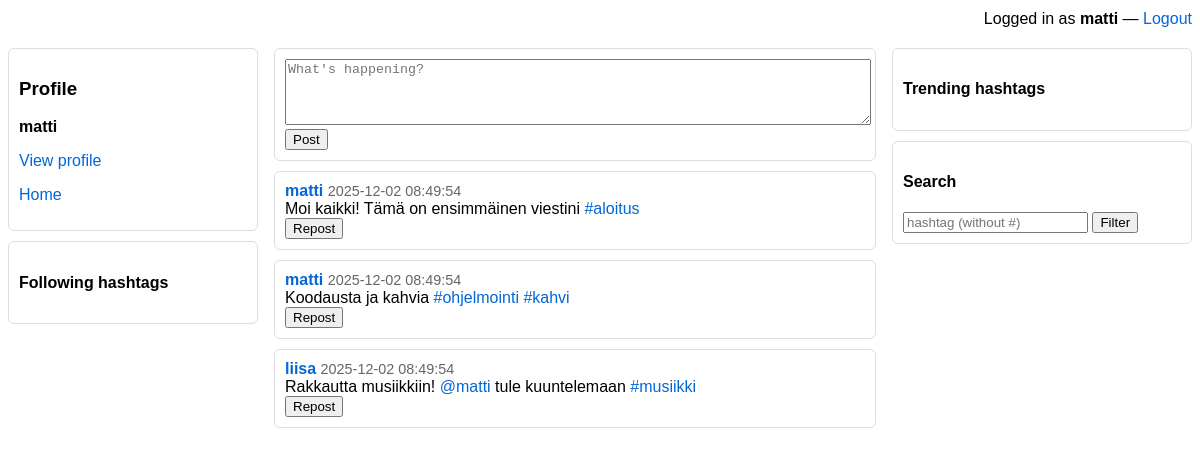
The page /iteration/index.php (signed in) on the database as committed earlier.
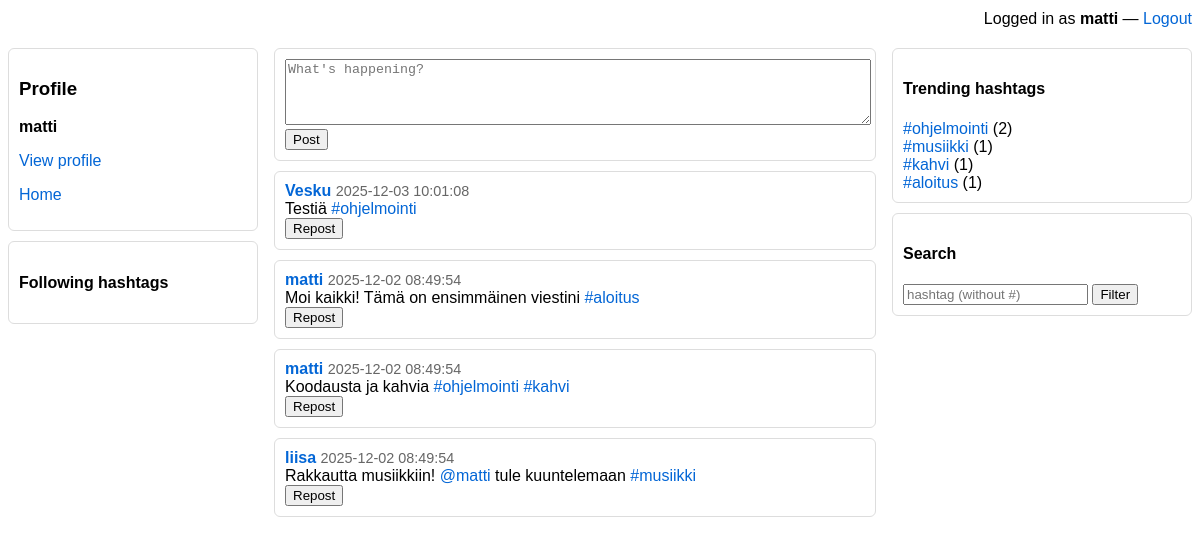
The same page on the database as committed later.
### tables this page shows
CREATE TABLE `posts` (
  `post_id` int(11) NOT NULL,
  `user_id` int(11) NOT NULL,
  `content` varchar(144) NOT NULL,
  `created_at` timestamp NOT NULL DEFAULT current_timestamp()
);

CREATE TABLE `users` (
  `user_id` int(11) NOT NULL,
  `username` varchar(50) NOT NULL,
  `email` varchar(100) NOT NULL,
  `password_hash` varchar(255) NOT NULL,
  `bio` text DEFAULT NULL,
  `profile_picture_url` varchar(255) DEFAULT NULL,
  `created_at` timestamp NOT NULL DEFAULT current_timestamp()
);

### iteration/config.php (called while the page is built, shortened)
<?php
function current_username() {
    return $_SESSION['username'] ?? null;
}
?>

### iteration/fetch_posts.php (the view, shortened to what this page needs)
<?php
require_once 'config.php';
$params = [];
$sql = "SELECT p.post_id, p.content, p.created_at, u.user_id, u.username, u.profile_picture_url
        FROM posts p
        JOIN users u ON p.user_id = u.user_id";
$sql .= " ORDER BY p.created_at DESC LIMIT 100";
if ($params) {
    $stmt = $mysqli->prepare($sql);
    $stmt->bind_param('s', $params[0]);
} else {
    $stmt = $mysqli->prepare($sql);
}
$stmt->execute();
$res = $stmt->get_result();
while ($row = $res->fetch_assoc()) {
    $u = htmlspecialchars($row['username']);
    $content = htmlspecialchars($row['content']);
    $content = preg_replace('/#([A-Za-z0-9_åäöÅÄÖ\-]+)/u', '<a href="index.php?hashtag=$1">#$1</a>', $content);
    $content = preg_replace('/@([A-Za-z0-9_]+)/', '<a href="profile.php?u=$1">@$1</a>', $content);
    echo "<div class='card'>
            <div class='card-header'><strong><a href='profile.php?u={$u}'>$u</a></strong> <small>{$row['created_at']}</small></div>
            <div class='card-body'>{$content}</div>
            <div class='card-actions'>
                <form method='post' action='repost.php' style='display:inline;'><input type='hidden' name='post_id' value='{$row['post_id']}'><button>Repost</button></form>
            </div>
          </div>";
}

### iteration/index.php (shortened to what this page needs)
<?php
require_once 'config.php';
$filterHashtag = $_GET['hashtag'] ?? null;
?>
<!doctype html>
<html>
<head>
</head>
<body>
<div style="max-width:1200px;margin:10px auto;text-align:right;">
    Logged in as <strong><?=htmlspecialchars(current_username())?></strong> — <a href="logout.php">Logout</a>
</div>
<div class="container">
  <div class="left">
    <div class="card">
      <h3>Profile</h3>
      <p><strong><?=htmlspecialchars(current_username())?></strong></p>
      <p><a href="profile.php?u=<?=urlencode(current_username())?>">View profile</a></p>
      <p><a href="index.php">Home</a></p>
    </div>
    <div class="card">
      <h4>Following hashtags</h4>
    </div>
  </div>
  <div>
    <div class="card">
      <form method="post" action="post.php">
        <textarea name="content" maxlength="144" placeholder="What's happening?"></textarea><br>
        <button>Post</button>
      </form>
    </div>
    <div id="feed">
      <?php include 'fetch_posts.php'; ?>
    </div>
  </div>
  <div class="right">
    <div class="card">
      <h4>Trending hashtags</h4>
      <?php
      $q = "SELECT h.tag_name, COUNT(*) AS cnt
      FROM post_hashtags ph
      INNER JOIN hashtags h ON ph.hashtag_id = h.hashtag_id
      WHERE h.tag_name <> ''
      GROUP BY h.tag_name
      HAVING cnt > 0
      ORDER BY cnt DESC
      LIMIT 10";
      $r = $mysqli->query($q);
      while ($row = $r->fetch_assoc()) {
          echo '<div><a href="index.php?hashtag='.urlencode($row['tag_name']).'">#'.htmlspecialchars($row['tag_name'])."</a> ({$row['cnt']})</div>";
      }
      ?>
    </div>
    <div class="card">
      <h4>Search</h4>
      <form method="get" action="index.php">
        <input name="hashtag" placeholder="hashtag (without #)" value="<?=htmlspecialchars($filterHashtag)?>">
        <button>Filter</button>
      </form>
    </div>
  </div>
</div>
</body>
</html>

### iteration/index.php (style rules this page uses)
:root { font-family:Arial,Helvetica,sans-serif }
.container { display:grid; grid-template-columns: 250px 1fr 300px; gap:16px; max-width:1200px; margin:20px auto; }
.card { border:1px solid #ddd; padding:10px; margin-bottom:10px; border-radius:6px; background:#fff; }
.left, .right { position:sticky; top:10px; }
textarea { width:100%; min-height:60px; }
.card-header small { color:#666; font-size:90%; }
a { text-decoration:none; color:#0366d6; }

Rows that differ between the two databases and show on the page:
added posts: user.username "Vesku", created_at "2025-12-03 10:01:08", content "Testiä #ohjelmointi"
Other text that changed with them:
new list line: "# ohjelmointi ( 2 )"
new list line: "# musiikki ( 1 )"
new list line: "# kahvi ( 1 )"
new list line: "# aloitus ( 1 )"
